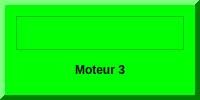
            <widget class="QFrame" name="F9">
             <property name="palette">
              <palette>
               <active>
                <colorrole role="WindowText">
                 <brush brushstyle="SolidPattern">
                  <color alpha="255">
                   <red>0</red>
                   <green>0</green>
                   <blue>0</blue>
                  </color>
                 </brush>
                </colorrole>
                <colorrole role="Button">
                 <brush brushstyle="SolidPattern">
                  <color alpha="255">
                   <red>0</red>
                   <green>255</green>
                   <blue>0</blue>
                  </color>
                 </brush>
                </colorrole>
                <colorrole role="Light">
                 <brush brushstyle="SolidPattern">
                  <color alpha="255">
                   <red>127</red>
                   <green>255</green>
                   <blue>127</blue>
                  </color>
                 </brush>
                </colorrole>
                <colorrole role="Midlight">
                 <brush brushstyle="SolidPattern">
                  <color alpha="255">
                   <red>63</red>
                   <green>255</green>
                   <blue>63</blue>
                  </color>
                 </brush>
                </colorrole>
                <colorrole role="Dark">
                 <brush brushstyle="SolidPattern">
                  <color alpha="255">
                   <red>0</red>
                   <green>127</green>
                   <blue>0</blue>
                  </color>
                 </brush>
                </colorrole>
                <colorrole role="Mid">
                 <brush brushstyle="SolidPattern">
                  <color alpha="255">
                   <red>0</red>
                   <green>170</green>
                   <blue>0</blue>
                  </color>
                 </brush>
                </colorrole>
                <colorrole role="Text">
                 <brush brushstyle="SolidPattern">
                  <color alpha="255">
                   <red>0</red>
                   <green>0</green>
                   <blue>0</blue>
                  </color>
                 </brush>
                </colorrole>
                <colorrole role="BrightText">
                 <brush brushstyle="SolidPattern">
                  <color alpha="255">
                   <red>255</red>
                   <green>255</green>
                   <blue>255</blue>
                  </color>
                 </brush>
                </colorrole>
                <colorrole role="ButtonText">
                 <brush brushstyle="SolidPattern">
                  <color alpha="255">
                   <red>0</red>
                   <green>0</green>
                   <blue>0</blue>
                  </color>
                 </brush>
                </colorrole>
                <colorrole role="Base">
                 <brush brushstyle="SolidPattern">
                  <color alpha="255">
                   <red>255</red>
                   <green>255</green>
                   <blue>255</blue>
                  </color>
                 </brush>
                </colorrole>
                <colorrole role="Window">
                 <brush brushstyle="SolidPattern">
                  <color alpha="255">
                   <red>0</red>
                   <green>255</green>
                   <blue>0</blue>
                  </color>
                 </brush>
                </colorrole>
                <colorrole role="Shadow">
                 <brush brushstyle="SolidPattern">
                  <color alpha="255">
                   <red>0</red>
                   <green>0</green>
                   <blue>0</blue>
                  </color>
                 </brush>
                </colorrole>
                <colorrole role="AlternateBase">
                 <brush brushstyle="SolidPattern">
                  <color alpha="255">
                   <red>127</red>
                   <green>255</green>
                   <blue>127</blue>
                  </color>
                 </brush>
                </colorrole>
                <colorrole role="ToolTipBase">
                 <brush brushstyle="SolidPattern">
                  <color alpha="255">
                   <red>255</red>
                   <green>255</green>
                   <blue>220</blue>
                  </color>
                 </brush>
                </colorrole>
                <colorrole role="ToolTipText">
                 <brush brushstyle="SolidPattern">
                  <color alpha="255">
                   <red>0</red>
                   <green>0</green>
                   <blue>0</blue>
                  </color>
                 </brush>
                </colorrole>
               </active>
               <inactive>
                <colorrole role="WindowText">
                 <brush brushstyle="SolidPattern">
                  <color alpha="255">
                   <red>0</red>
                   <green>0</green>
                   <blue>0</blue>
                  </color>
                 </brush>
                </colorrole>
                <colorrole role="Button">
                 <brush brushstyle="SolidPattern">
                  <color alpha="255">
                   <red>0</red>
                   <green>255</green>
                   <blue>0</blue>
                  </color>
                 </brush>
                </colorrole>
                <colorrole role="Light">
                 <brush brushstyle="SolidPattern">
                  <color alpha="255">
                   <red>127</red>
                   <green>255</green>
                   <blue>127</blue>
                  </color>
                 </brush>
                </colorrole>
                <colorrole role="Midlight">
                 <brush brushstyle="SolidPattern">
                  <color alpha="255">
                   <red>63</red>
                   <green>255</green>
                   <blue>63</blue>
                  </color>
                 </brush>
                </colorrole>
                <colorrole role="Dark">
                 <brush brushstyle="SolidPattern">
                  <color alpha="255">
                   <red>0</red>
                   <green>127</green>
                   <blue>0</blue>
                  </color>
                 </brush>
                </colorrole>
                <colorrole role="Mid">
                 <brush brushstyle="SolidPattern">
                  <color alpha="255">
                   <red>0</red>
                   <green>170</green>
                   <blue>0</blue>
                  </color>
                 </brush>
                </colorrole>
                <colorrole role="Text">
                 <brush brushstyle="SolidPattern">
                  <color alpha="255">
                   <red>0</red>
                   <green>0</green>
                   <blue>0</blue>
                  </color>
                 </brush>
                </colorrole>
                <colorrole role="BrightText">
                 <brush brushstyle="SolidPattern">
                  <color alpha="255">
                   <red>255</red>
                   <green>255</green>
                   <blue>255</blue>
                  </color>
                 </brush>
                </colorrole>
                <colorrole role="ButtonText">
                 <brush brushstyle="SolidPattern">
                  <color alpha="255">
                   <red>0</red>
                   <green>0</green>
                   <blue>0</blue>
                  </color>
                 </brush>
                </colorrole>
                <colorrole role="Base">
                 <brush brushstyle="SolidPattern">
                  <color alpha="255">
                   <red>255</red>
                   <green>255</green>
                   <blue>255</blue>
                  </color>
                 </brush>
                </colorrole>
                <colorrole role="Window">
                 <brush brushstyle="SolidPattern">
                  <color alpha="255">
                   <red>0</red>
                   <green>255</green>
                   <blue>0</blue>
                  </color>
                 </brush>
                </colorrole>
                <colorrole role="Shadow">
                 <brush brushstyle="SolidPattern">
                  <color alpha="255">
                   <red>0</red>
                   <green>0</green>
                   <blue>0</blue>
                  </color>
                 </brush>
                </colorrole>
                <colorrole role="AlternateBase">
                 <brush brushstyle="SolidPattern">
                  <color alpha="255">
                   <red>127</red>
                   <green>255</green>
                   <blue>127</blue>
                  </color>
                 </brush>
                </colorrole>
                <colorrole role="ToolTipBase">
                 <brush brushstyle="SolidPattern">
                  <color alpha="255">
                   <red>255</red>
                   <green>255</green>
                   <blue>220</blue>
                  </color>
                 </brush>
                </colorrole>
                <colorrole role="ToolTipText">
                 <brush brushstyle="SolidPattern">
                  <color alpha="255">
                   <red>0</red>
                   <green>0</green>
                   <blue>0</blue>
                  </color>
                 </brush>
                </colorrole>
               </inactive>
               <disabled>
                <colorrole role="WindowText">
                 <brush brushstyle="SolidPattern">
                  <color alpha="255">
                   <red>0</red>
                   <green>127</green>
                   <blue>0</blue>
                  </color>
                 </brush>
                </colorrole>
                <colorrole role="Button">
                 <brush brushstyle="SolidPattern">
                  <color alpha="255">
                   <red>0</red>
                   <green>255</green>
                   <blue>0</blue>
                  </color>
                 </brush>
                </colorrole>
                <colorrole role="Light">
                 <brush brushstyle="SolidPattern">
                  <color alpha="255">
                   <red>127</red>
                   <green>255</green>
                   <blue>127</blue>
                  </color>
                 </brush>
                </colorrole>
                <colorrole role="Midlight">
                 <brush brushstyle="SolidPattern">
                  <color alpha="255">
                   <red>63</red>
                   <green>255</green>
                   <blue>63</blue>
                  </color>
                 </brush>
                </colorrole>
                <colorrole role="Dark">
                 <brush brushstyle="SolidPattern">
                  <color alpha="255">
                   <red>0</red>
                   <green>127</green>
                   <blue>0</blue>
                  </color>
                 </brush>
                </colorrole>
                <colorrole role="Mid">
                 <brush brushstyle="SolidPattern">
                  <color alpha="255">
                   <red>0</red>
                   <green>170</green>
                   <blue>0</blue>
                  </color>
                 </brush>
                </colorrole>
                <colorrole role="Text">
                 <brush brushstyle="SolidPattern">
                  <color alpha="255">
                   <red>0</red>
                   <green>127</green>
                   <blue>0</blue>
                  </color>
                 </brush>
                </colorrole>
                <colorrole role="BrightText">
                 <brush brushstyle="SolidPattern">
                  <color alpha="255">
                   <red>255</red>
                   <green>255</green>
                   <blue>255</blue>
                  </color>
                 </brush>
                </colorrole>
                <colorrole role="ButtonText">
                 <brush brushstyle="SolidPattern">
                  <color alpha="255">
                   <red>0</red>
                   <green>127</green>
                   <blue>0</blue>
                  </color>
                 </brush>
                </colorrole>
                <colorrole role="Base">
                 <brush brushstyle="SolidPattern">
                  <color alpha="255">
                   <red>0</red>
                   <green>255</green>
                   <blue>0</blue>
                  </color>
                 </brush>
                </colorrole>
                <colorrole role="Window">
                 <brush brushstyle="SolidPattern">
                  <color alpha="255">
                   <red>0</red>
                   <green>255</green>
                   <blue>0</blue>
                  </color>
                 </brush>
                </colorrole>
                <colorrole role="Shadow">
                 <brush brushstyle="SolidPattern">
                  <color alpha="255">
                   <red>0</red>
                   <green>0</green>
                   <blue>0</blue>
                  </color>
                 </brush>
                </colorrole>
                <colorrole role="AlternateBase">
                 <brush brushstyle="SolidPattern">
                  <color alpha="255">
                   <red>0</red>
                   <green>255</green>
                   <blue>0</blue>
                  </color>
                 </brush>
                </colorrole>
                <colorrole role="ToolTipBase">
                 <brush brushstyle="SolidPattern">
                  <color alpha="255">
                   <red>255</red>
                   <green>255</green>
                   <blue>220</blue>
                  </color>
                 </brush>
                </colorrole>
                <colorrole role="ToolTipText">
                 <brush brushstyle="SolidPattern">
                  <color alpha="255">
                   <red>0</red>
                   <green>0</green>
                   <blue>0</blue>
                  </color>
                 </brush>
                </colorrole>
               </disabled>
              </palette>
             </property>
             <property name="frameShape">
              <enum>QFrame::Panel</enum>
             </property>
             <property name="frameShadow">
              <enum>QFrame::Raised</enum>
             </property>
             <property name="lineWidth">
              <number>5</number>
             </property>
             <layout class="QGridLayout" name="gridLayout_13">
              <item row="0" column="0">
               <layout class="QVBoxLayout" name="verticalLayout_9">
                <item>
                 <widget class="QFrame" name="frame_3">
                  <property name="frameShape">
                   <enum>QFrame::StyledPanel</enum>
                  </property>
                  <property name="frameShadow">
                   <enum>QFrame::Raised</enum>
                  </property>
                  <layout class="QGridLayout" name="gridLayout_17">
                   <item row="0" column="0">
                    <layout class="QHBoxLayout" name="horizontalLayout_13">
                     <item>
                      <widget class="QLabel" name="M31">
                       <property name="text">
                        <string/>
                       </property>
                       <property name="pixmap">
                        <pixmap resource="images.qrc">:/icones/rouge</pixmap>
                       </property>
                       <property name="alignment">
                        <set>Qt::AlignCenter</set>
                       </property>
                      </widget>
                     </item>
                     <item>
                      <widget class="QLabel" name="M32">
                       <property name="text">
                        <string/>
                       </property>
                       <property name="pixmap">
                        <pixmap resource="images.qrc">:/icones/rouge</pixmap>
                       </property>
                       <property name="alignment">
                        <set>Qt::AlignCenter</set>
                       </property>
                      </widget>
                     </item>
                     <item>
                      <widget class="QLabel" name="M33">
                       <property name="text">
                        <string/>
                       </property>
                       <property name="pixmap">
                        <pixmap resource="images.qrc">:/icones/vert</pixmap>
                       </property>
                       <property name="alignment">
                        <set>Qt::AlignCenter</set>
                       </property>
                      </widget>
                     </item>
                    </layout>
                   </item>
                  </layout>
                 </widget>
                </item>
                <item>
                 <widget class="QLabel" name="label_12">
                  <property name="font">
                   <font>
                    <weight>75</weight>
                    <bold>true</bold>
                   </font>
                  </property>
                  <property name="text">
                   <string>Moteur 3</string>
                  </property>
                  <property name="alignment">
                   <set>Qt::AlignCenter</set>
                  </property>
                 </widget>
                </item>
               </layout>
              </item>
             </layout>
            </widget>
